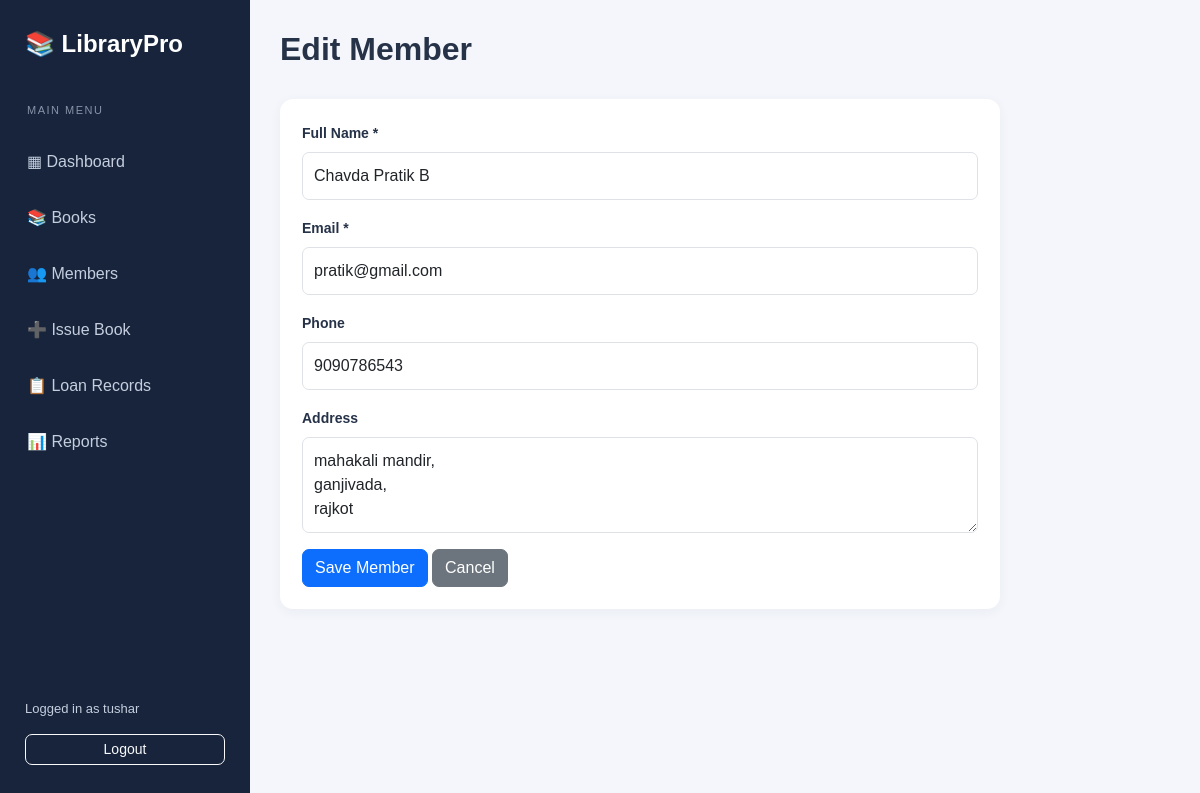
Page /members/edit/2 (signed in) on the committed database.
### models.py (models this page shows, shortened)
class User(UserMixin, db.Model):
    id = db.Column(db.Integer, primary_key=True)
    username = db.Column(db.String(80), unique=True, nullable=False)
    password_hash = db.Column(db.String(255), nullable=False)

class Member(db.Model):
    id = db.Column(db.Integer, primary_key=True)
    name = db.Column(db.String(150), nullable=False)
    email = db.Column(db.String(150), unique=True, nullable=False)
    phone = db.Column(db.String(20))
    address = db.Column(db.Text)
    loans = db.relationship("Loan", backref="member", lazy=True)

### app.py (the view, shortened to what this page needs)
@app.route("/members/edit/<int:member_id>", methods=["GET", "POST"])
@login_required
def edit_member(member_id):
    member = db.get_or_404(Member, member_id)
    return render_template("member_form.html", member=member)

### app.py (called while the page is built)
@login_manager.user_loader
def load_user(user_id):
    return db.session.get(User, int(user_id))

### templates/member_form.html (shortened to what this page needs)
{% extends 'base.html' %}
{% block content %}
<div class="page-heading">
    <h2>{{ 'Edit Member' if member else 'Register Member' }}</h2>
</div>
<div class="content-card form-card">
    <form method="POST">
        <div class="mb-3">
            <label class="form-label">Full Name *</label>
            <input name="name" class="form-control"
                   value="{{ member.name if member else '' }}" required>
        </div>
        <div class="mb-3">
            <label class="form-label">Email *</label>
            <input type="email" name="email" class="form-control"
                   value="{{ member.email if member else '' }}" required>
        </div>
        <div class="mb-3">
            <label class="form-label">Phone</label>
            <input name="phone" class="form-control"
                   value="{{ member.phone if member else '' }}">
        </div>
        <div class="mb-3">
            <label class="form-label">Address</label>
            <textarea name="address" class="form-control" rows="3">{{ member.address if member else '' }}</textarea>
        </div>
        <button class="btn btn-primary">Save Member</button>
        <a href="{{ url_for('members') }}" class="btn btn-secondary">Cancel</a>
    </form>
</div>
{% endblock %}

### templates/base.html (shortened to what this page needs)
<!DOCTYPE html>
<html lang="en">
<head>
    <link href="https://cdn.jsdelivr.net/npm/bootstrap@5.3.3/dist/css/bootstrap.min.css"
          rel="stylesheet">
    <link rel="stylesheet"
          href="{{ url_for('static', filename='css/style.css') }}">
</head>
<body>
{% if current_user.is_authenticated %}
<div class="sidebar">
    <h4 class="brand">📚 LibraryPro</h4>
    <p class="sidebar-label">MAIN MENU</p>
    <a href="{{ url_for('dashboard') }}">▦ Dashboard</a>
    <a href="{{ url_for('books') }}">📚 Books</a>
    <a href="{{ url_for('members') }}">👥 Members</a>
    <a href="{{ url_for('issue_book') }}">➕ Issue Book</a>
    <a href="{{ url_for('loans') }}">📋 Loan Records</a>
    <a href="{{ url_for('reports') }}">📊 Reports</a>
    <div class="sidebar-bottom">
        <span>Logged in as {{ current_user.username }}</span>
        <form method="POST" action="{{ url_for('logout') }}">
            <button class="btn btn-outline-light btn-sm w-100 mt-3">
                Logout
            </button>
        </form>
    </div>
</div>
{% endif %}
<main class="{% if current_user.is_authenticated %}main-content{% else %}login-container{% endif %}">
    {% block content %}{% endblock %}
</main>
</body>
</html>

### static/css/style.css (style rules this page uses)
* { box-sizing: border-box; }
body { margin: 0; background: #f4f6fb; font-family: Arial, sans-serif; color: #263248; }
.sidebar { width: 250px; height: 100vh; background: #17243b; color: white; position: fixed; top: 0; left: 0; padding: 25px 15px; z-index: 100; display: flex; flex-direction: column; }
.brand { font-weight: bold; padding: 5px 10px 25px; color: #ffffff; }
.sidebar-label { color: #8794a9; font-size: 11px; letter-spacing: 1.5px; padding-left: 12px; margin-top: 10px; }
.sidebar a { color: #c4cede; display: block; text-decoration: none; padding: 13px 12px; margin: 3px 0; border-radius: 8px; transition: 0.2s; }
.sidebar-bottom { margin-top: auto; font-size: 13px; color: #c4cede; padding: 10px; }
.main-content { margin-left: 250px; padding: 30px; min-height: 100vh; }
.page-heading { display: flex; justify-content: space-between; align-items: center; margin-bottom: 25px; gap: 15px; }
.page-heading h2 { font-weight: 700; margin: 0 0 6px; }
.content-card { background: white; border-radius: 13px; padding: 22px; box-shadow: 0 3px 12px rgba(30, 50, 80, 0.05); }
.form-card { max-width: 720px; }
.form-control, .form-select { padding: 11px; border-radius: 7px; }
.form-label { font-weight: 600; font-size: 14px; }
.btn { border-radius: 7px; }

### rows in the picture
User: username "tushar"
Member: name "Chavda Pratik B", email "pratik@gmail.com", phone "9090786543", address "mahakali mandir, ganjivada, rajkot"

### other values in the picture
{{ 'Edit Member' if member else 'Register Member' }} "Edit Member"
